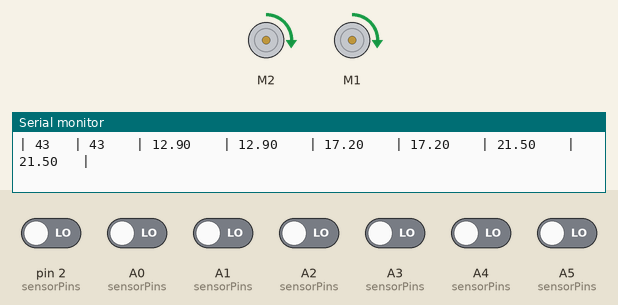
Simulated run of this sketch. Board: Arduino Uno, built with avr-gcc and run on an emulated ATmega328P. On the bench: 2 × DC motor (green arrow = forward, orange = backward, longer = faster), the last lines printed to the serial monitor. Inputs (shaded band) come from the test bench; at power-on: A0 (sensorPins), A1 (sensorPins), A2 (sensorPins), A3 (sensorPins), A4 (sensorPins), A5 (sensorPins), pin 2 (sensorPins) LOW.

Above: at 1.2 s.
1.3 s: pin 2 (sensorPins) driven HIGH
At 2.5 s:
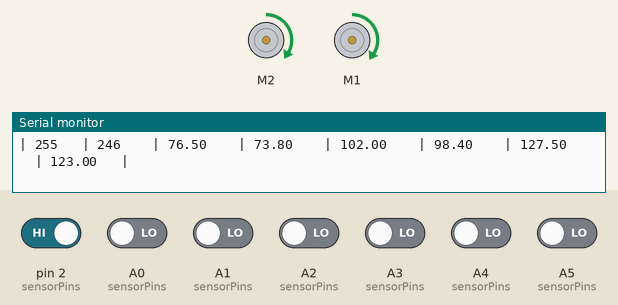
2.8 s: A0 (sensorPins) driven HIGH
At 4.0 s:
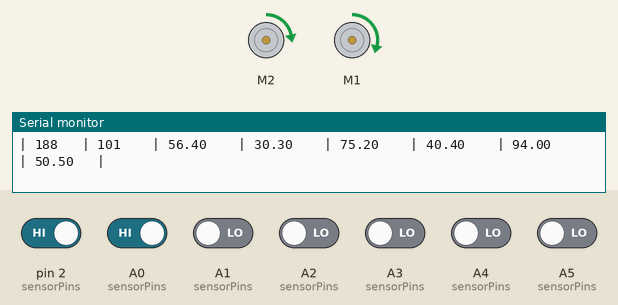
4.3 s: A1 (sensorPins) driven HIGH
At 4.9 s:
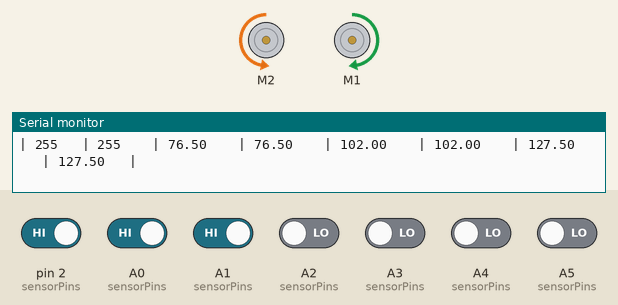
5.8 s: A4 (sensorPins) driven HIGH
At 6.3 s:
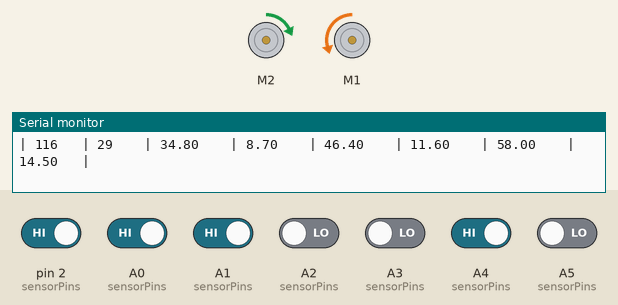
7.3 s: A3 (sensorPins) driven HIGH
At 8.5 s:
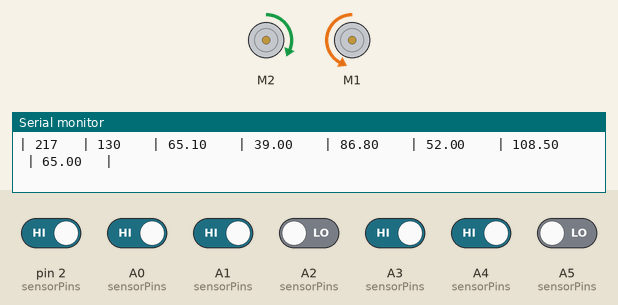
8.8 s: A2 (sensorPins) driven HIGH
At 9.7 s:
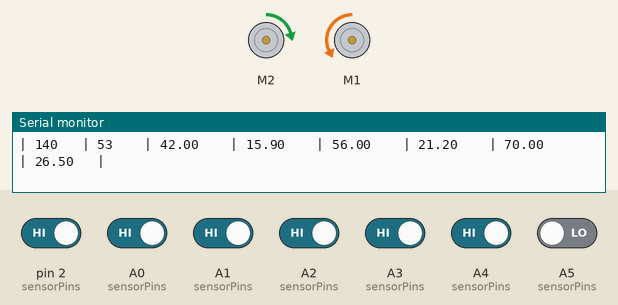
Timing chart, 0 to 11.3 s (numbered marks = the images above; inputs shaded):
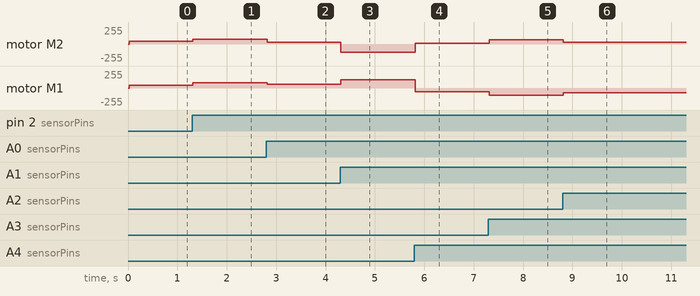

The sketch:

reverse_turns_working.ino
```cpp
#include <AFMotor.h>

// Motor connections using Adafruit Motor Shield v1
AF_DCMotor motor1(2);  // Right motor
AF_DCMotor motor2(1);  // Left motor

// Sensor configuration
#define NUM_SENSORS 7
const int C = A0;
const int R3 = A1;
const int L1 = A2;
const int R2 = A3;
const int L3 = A4;
const int L2 = A5;
const int R1 = 2;

const int sensorPins[NUM_SENSORS] = { L3, L2, L1, C, R1, R2, R3 };
int sensorValues[NUM_SENSORS];

int revspeedvar=1.2; //divider for reverse speed multiplier  set to 1 if does not work
// PID constants
float Kp = 1.0;    // Proportional
float Ki = 0.0001;  // Integral
float Kd = 4.5;     // Derivative

// PID variables
int error, lastError = 0;
int P, I, D, PIDvalue;
int baseSpeed = 150;
float speedFactor = 0.29;//0.3  // General speed scaling

// Turn factors (low for inner, high for outer)
float turnFactorInner = 0.3;
float turnFactorMiddle = 0.4;//0.4;
float turnFactorOuter = 0.5;//0.5;

void setup() {
  Serial.begin(115200);

  Serial.println("\n-------------------------------------------------------------------------------------------------");
  Serial.println("| LeftSpeed | RightSpeed | L_Inner | R_Inner | L_Middle | R_Middle | L_Outer | R_Outer |");
  Serial.println("-------------------------------------------------------------------------------------------------");

  // Initialize motors
  motor1.setSpeed(0);
  motor2.setSpeed(0);
  motor1.run(RELEASE);
  motor2.run(RELEASE);

  // Initialize sensors
  for (int i = 0; i < NUM_SENSORS; i++) {
    pinMode(sensorPins[i], INPUT);
  }
}

void loop() {
  int position = readSensors();
  error = (NUM_SENSORS - 1) * 500 - position;

  // PID calculations
  P = error;
  I += error;
  D = error - lastError;
  lastError = error;
  PIDvalue = (Kp * P) + (Ki * I) + (Kd * D);

  // Calculate speed
  int leftSpeed = baseSpeed - PIDvalue;
  int rightSpeed = baseSpeed + PIDvalue;

  // Determine direction
  bool leftBackward = leftSpeed < 0;
  bool rightBackward = rightSpeed < 0;

  // Take absolute speed values
  leftSpeed = constrain(abs(leftSpeed) * speedFactor, 0, 255);
  rightSpeed = constrain(abs(rightSpeed) * speedFactor, 0, 255);
  I = constrain(I, -1000, 1000); // Prevent excessive accumulation

  if (error == 0) {
    leftSpeed = rightSpeed = baseSpeed * speedFactor;  // Ensure perfect straight-line movement
  }

  Serial.print("| ");
  Serial.print(leftSpeed);
  Serial.print("\t | ");
  Serial.print(rightSpeed);
  Serial.print("\t  | ");

  Serial.print(leftSpeed * turnFactorInner);  // Left Inner
  Serial.print("\t  | ");
  Serial.print(rightSpeed * turnFactorInner);  // Right Inner

  Serial.print("\t  | ");
  Serial.print(leftSpeed * turnFactorMiddle);  // Left Middle
  Serial.print("\t  | ");
  Serial.print(rightSpeed * turnFactorMiddle);  // Right Middle

  Serial.print("\t  | ");
  Serial.print(leftSpeed * turnFactorOuter);  // Left Outer
  Serial.print("\t  | ");
  Serial.print(rightSpeed * turnFactorOuter);  // Right Outer

  Serial.println("\t |");

  // delay(500);

  // Apply movement
  applyMotorControl(leftSpeed, rightSpeed, leftBackward, rightBackward);
}

void applyMotorControl(int leftSpeed, int rightSpeed, bool leftBackward, bool rightBackward) {
  // Handle extreme turns using outermost sensors (L3 and R3) - strongest correction
  if (sensorValues[0] == 1) {  // Leftmost sensor triggered (L3) -> extreme correction (turn right)
    setMotorSpeeds((rightSpeed * turnFactorOuter)/revspeedvar, leftSpeed * turnFactorOuter, false, true);
  } else if (sensorValues[6] == 1) {  // Rightmost sensor triggered (R3) -> extreme correction (turn left)
    setMotorSpeeds(rightSpeed * turnFactorOuter, (leftSpeed * turnFactorOuter)/revspeedvar, true, false);
  }
  // Handle middle sensors for 45° turns - moderate correction
  else if (sensorValues[1] == 1) {  // Middle left sensor triggered (L2) -> moderate correction (turn right)
    setMotorSpeeds((rightSpeed * turnFactorMiddle)/revspeedvar, leftSpeed * turnFactorMiddle, false, true);
  } else if (sensorValues[5] == 1) {  // Middle right sensor triggered (R2) -> moderate correction (turn left)
    setMotorSpeeds(rightSpeed * turnFactorMiddle, (leftSpeed * turnFactorMiddle)/revspeedvar, true, false);
  }
  // Handle inner sensors for slight correction - weakest correction
  else if (sensorValues[2] == 1) {  // Inner left sensor triggered (L1)
    setMotorSpeeds(rightSpeed * turnFactorInner, leftSpeed * turnFactorInner, false, false);
  } else if (sensorValues[4] == 1) {  // Inner right sensor triggered (R1)
    setMotorSpeeds(rightSpeed * turnFactorInner, leftSpeed * turnFactorInner, false, false);
  } else {  // Normal PID-controlled movement
    setMotorSpeeds(rightSpeed, leftSpeed, rightBackward, leftBackward);
  }
}
//function to set motor speeds and direction.
void setMotorSpeeds(int rightSpeed, int leftSpeed, bool rightBackward, bool leftBackward) {
  // Set motor1 (right motor)
  motor1.setSpeed(rightSpeed);
  motor1.run(rightBackward ? BACKWARD : FORWARD);

  // Set motor2 (left motor)
  motor2.setSpeed(leftSpeed);
  motor2.run(leftBackward ? BACKWARD : FORWARD);
}

int readSensors() {
  int weightedSum = 0;
  int sum = 0;
  for (int i = 0; i < NUM_SENSORS; i++) {
    sensorValues[i] = digitalRead(sensorPins[i]);
    if (sensorValues[i] == 1) {
      weightedSum += i * 1000;
      sum++;
    }
  }
  return (sum == 0) ? ((NUM_SENSORS - 1) * 500) : (weightedSum / sum);
}
```

Measured:
- after the input at 1.3 s, motor M2: forward 43/255 → forward 73/255 at once; motor M1: forward 43/255 → forward 76/255 at once
- after the input at 2.8 s, motor M2: forward 73/255 → forward 30/255 at once; motor M1: forward 76/255 → forward 56/255 at once
- after the input at 4.3 s, motor M2: forward 30/255 → backward 127/255 at once; motor M1: forward 56/255 → forward 127/255 at once
- after the input at 5.8 s, motor M2: backward 127/255 → forward 14/255 at once; motor M1: forward 127/255 → backward 58/255 at once
- after the input at 7.3 s, motor M2: forward 14/255 → forward 65/255 at once; motor M1: backward 58/255 → backward 108/255 at once
- after the input at 8.8 s, motor M2: forward 65/255 → forward 26/255 at once; motor M1: backward 108/255 → backward 70/255 at once
